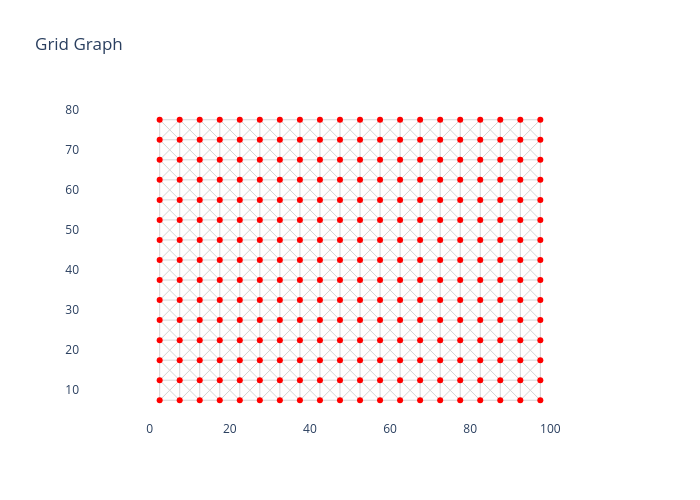

The cell this chart's notebook holds for it:
### Code cell
# Visualize the graph
def visualize_graph_2d(graph, title="Graph"):
    """Visualize a graph in 2D."""
    fig = go.Figure()
    
    # Draw edges
    edges = graph.Edges()
    edge_x = []
    edge_y = []
    
    for edge in edges:
        start, end = edge.Vertices()
        edge_x.extend([start.X(), end.X(), None])
        edge_y.extend([start.Y(), end.Y(), None])
    
    fig.add_trace(go.Scatter(
        x=edge_x, y=edge_y,
        mode='lines',
        line=dict(color='lightgray', width=1),
        name='Edges'
    ))
    
    # Draw vertices
    vertices = graph.Vertices()
    vx = [v.X() for v in vertices]
    vy = [v.Y() for v in vertices]
    
    fig.add_trace(go.Scatter(
        x=vx, y=vy,
        mode='markers',
        marker=dict(size=6, color='red'),
        name='Vertices'
    ))
    
    fig.update_layout(
        title=title,
        width=700,
        height=500,
        yaxis=dict(scaleanchor='x'),
        plot_bgcolor='white',
        showlegend=False
    )
    
    return fig

fig = visualize_graph_2d(grid_graph, "Grid Graph")
fig.show()

### Figure 1 — Plotly figure (JSON) as saved in the notebook; plotly's stock layout.template omitted (floating-point values rounded to 4 significant figures; data arrays with more than 128 entries replaced by an {"elided": "..."} marker saying what was removed)
{"data": [{"line": {"color": "lightgray", "width": 1}, "mode": "lines", "name": "Edges", "type": "scatter", "x": {"elided": "3291 float values"}, "y": {"elided": "3291 float values"}}, {"marker": {"color": "red", "size": 6}, "mode": "markers", "name": "Vertices", "type": "scatter", "x": {"elided": "300 float values"}, "y": {"elided": "300 float values"}}], "layout": {"height": 500, "plot_bgcolor": "white", "showlegend": false, "title": {"text": "Grid Graph"}, "width": 700, "yaxis": {"scaleanchor": "x"}}}
